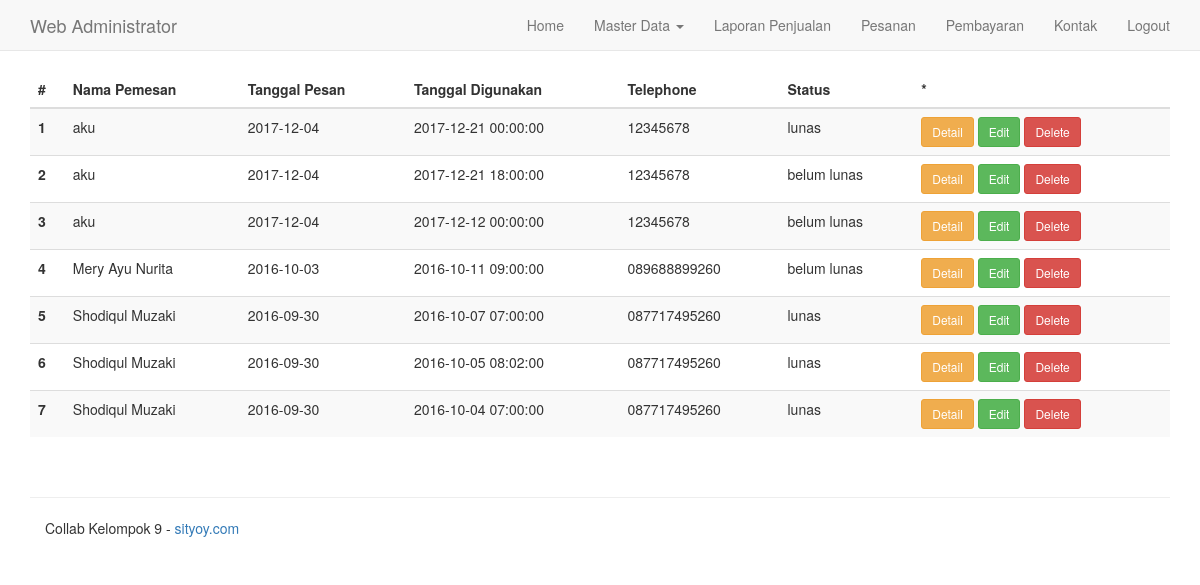
The app's page /admin/pesanan.php (signed in) with its own data.
### tables this page shows
CREATE TABLE `pesanan` (
  `id` int(5) NOT NULL,
  `tanggal_pesan` datetime NOT NULL,
  `tanggal_digunakan` datetime NOT NULL,
  `user_id` int(5) NOT NULL,
  `nama` varchar(100) NOT NULL,
  `alamat` text NOT NULL,
  `kota` varchar(255) NOT NULL,
  `ongkir` int(11) NOT NULL,
  `telephone` varchar(20) NOT NULL,
  `read` enum('0','1') NOT NULL,
  `status` enum('lunas','belum lunas','','') NOT NULL
);

### inc/config.php (called while the page is built, shortened)
<?php
	$no = 1;
?>

### admin/pesanan.php (the view, shortened to what this page needs)
<?php
	include"../inc/config.php";
	include"inc/header.php";
?>
	<div class="container">
		<?php
			$q = mysqli_query($GLOBALS["___mysqli_ston"], "select*from pesanan order by id desc");
			$j = mysqli_num_rows($q);
		?>
		<h4>Daftar pesanan Masuk (<?php echo ($j>0)?$j:0; ?>)</h4>
		<table class="table table-striped table-hove">
			<thead>
				<tr>
					<th>#</th>
					<th>Nama Pemesan</th>
					<th>Tanggal Pesan</th>
					<th>Tanggal Digunakan</th>
					<th>Telephone</th>
					<th>Status</th>
					<th>*</th>
				</tr>
			</thead>
			<tbody>
		<?php while($data=mysqli_fetch_object($q)){ ?>
				<tr <?php if($data->read == 0 ){ echo 'style="background:#cce9f8 !important;"'; } ?> >
					<th scope="row"><?php echo $no++; ?></th>
					<td><?php echo $data->nama ?></td>
					<td><?php echo substr($data->tanggal_pesan,0,10) ?></td>
					<td><?php echo $data->tanggal_digunakan ?></td>
					<td><?php echo $data->telephone ?></td>
					<td><?php echo $data->status ?></td>
					<td>
						<a class="btn btn-sm btn-warning" href="detail_pesanan.php?id=<?php echo $data->id ?>">Detail</a>
						<a class="btn btn-sm btn-success" href="pesanan.php?act=edit&&id=<?php echo $data->id ?>">Edit</a>
						<a class="btn btn-sm btn-danger" href="pesanan.php?act=delete&&id=<?php echo $data->id ?>">Delete</a>
					</td>
				</tr>
		<?php } ?>
			</tbody>
		</table>
    </div>
<?php include"inc/footer.php"; ?>

### records on screen
pesanan: nama "aku", tanggal_pesan "2017-12-04", tanggal_digunakan "2017-12-21 00:00:00", telephone "12345678", status "lunas"
pesanan: nama "aku", tanggal_pesan "2017-12-04", tanggal_digunakan "2017-12-21 18:00:00", telephone "12345678", status "belum lunas"
pesanan: nama "aku", tanggal_pesan "2017-12-04", tanggal_digunakan "2017-12-12 00:00:00", telephone "12345678", status "belum lunas"
pesanan: nama "Mery Ayu Nurita", tanggal_pesan "2016-10-03", tanggal_digunakan "2016-10-11 09:00:00", telephone "089688899260", status "belum lunas"
pesanan: nama "Shodiqul Muzaki", tanggal_pesan "2016-09-30", tanggal_digunakan "2016-10-07 07:00:00", telephone "087717495260", status "lunas"
pesanan: nama "Shodiqul Muzaki", tanggal_pesan "2016-09-30", tanggal_digunakan "2016-10-05 08:02:00", telephone "087717495260", status "lunas"
pesanan: nama "Shodiqul Muzaki", tanggal_pesan "2016-09-30", tanggal_digunakan "2016-10-04 07:00:00", telephone "087717495260", status "lunas"
